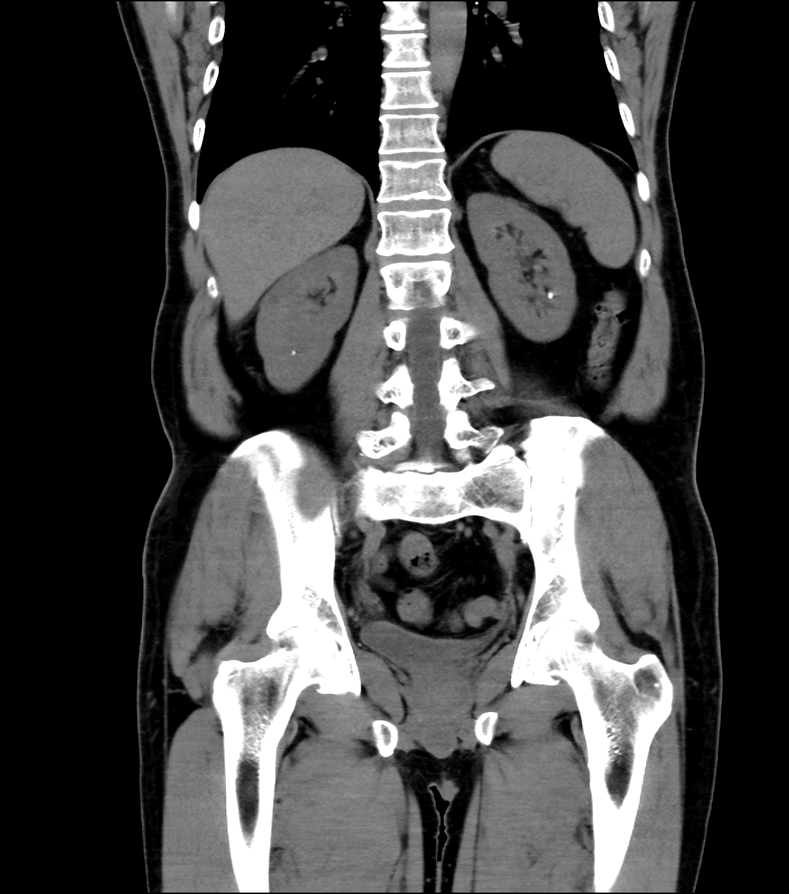
#> input picture KidneyStones/106KS.png, 789 x 894 px, shrunk from 1110 x 1258 before the run
$ python -i gass.py   (imports and definitions only)   (older library calls are emulated)
#> lines starting #> are read from the running program, lines starting #| are printed output that depends on the picture; after the words box and inside, x2 and y2 are one past the last pixel; in counts of white or black regions, pixels touching at a corner belong together
#> further down, picture is the input picture: shape (894, 789, 3); min 0, max 255, mean 70.4
import cv2
def edgedetectusingcannyandgaussian(img):
# cv2.imshow('Original', img)
  cv2.waitKey(0)
  img_blur = cv2.GaussianBlur(img, (3,3), 0)
  sobelx = cv2.Sobel(src=img_blur, ddepth=cv2.CV_64F, dx=1, dy=0, ksize=5) # Sobel Edge Detection on the X axis
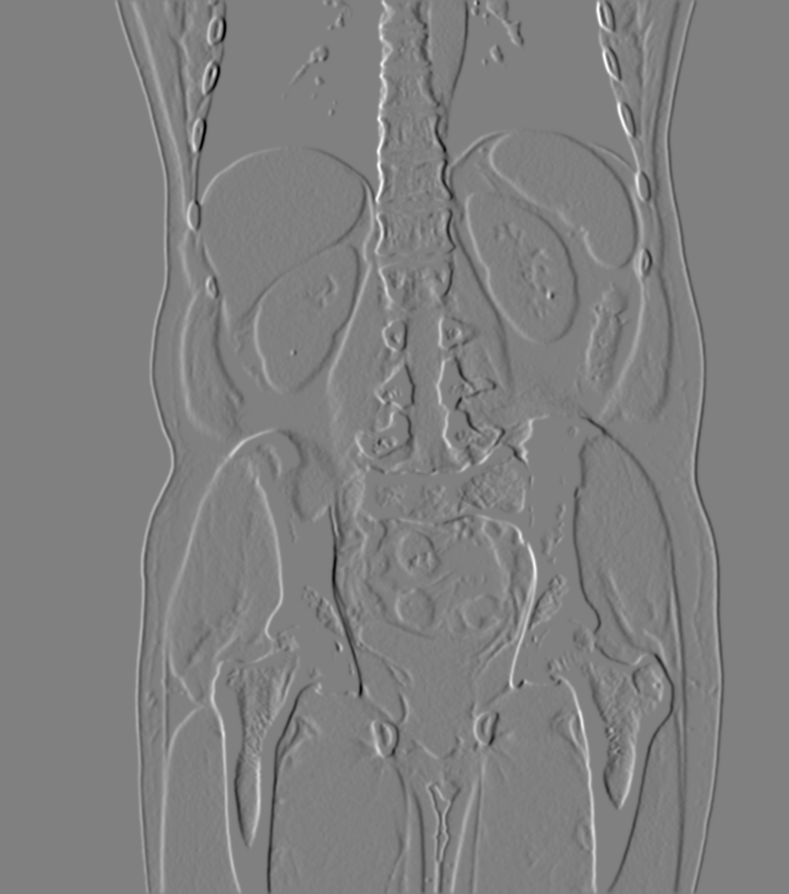
#> sobelx: shape (894, 789, 3) float64; min -10140, max 10057, mean 0; drawn with min black and max white

  sobely = cv2.Sobel(src=img_blur, ddepth=cv2.CV_64F, dx=0, dy=1, ksize=5) # Sobel Edge Detection on the Y axis
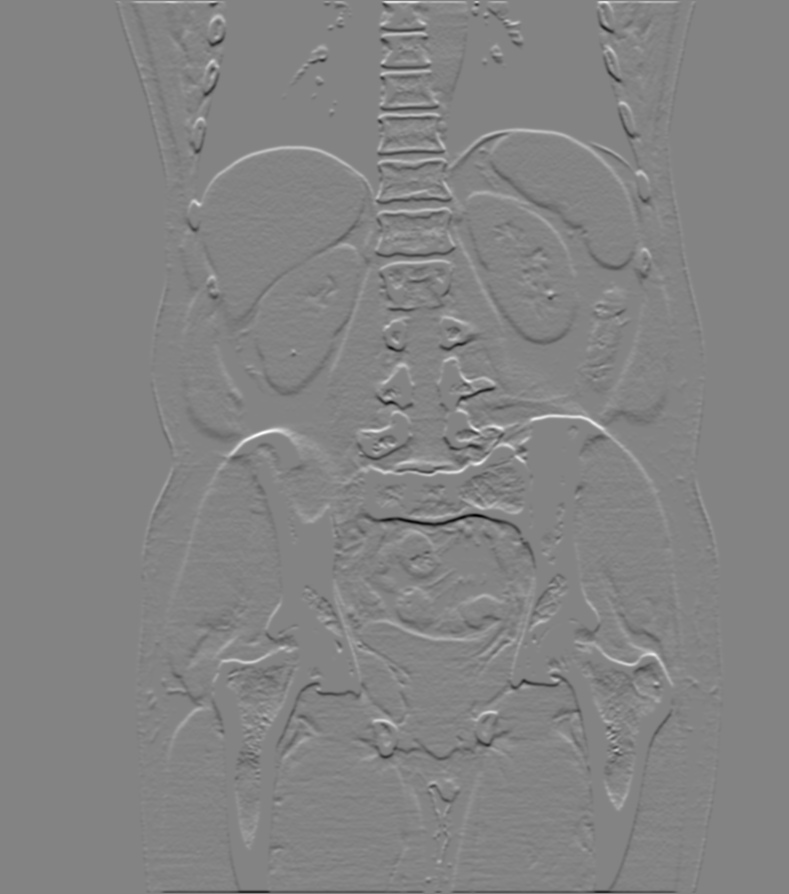
#> sobely: shape (894, 789, 3) float64; min -10052, max 9383, mean 2.4; drawn with min black and max white
  sobelxy = cv2.Sobel(src=img_blur, ddepth=cv2.CV_64F, dx=1, dy=1, ksize=5) # Combined X and Y Sobel Edge Detection
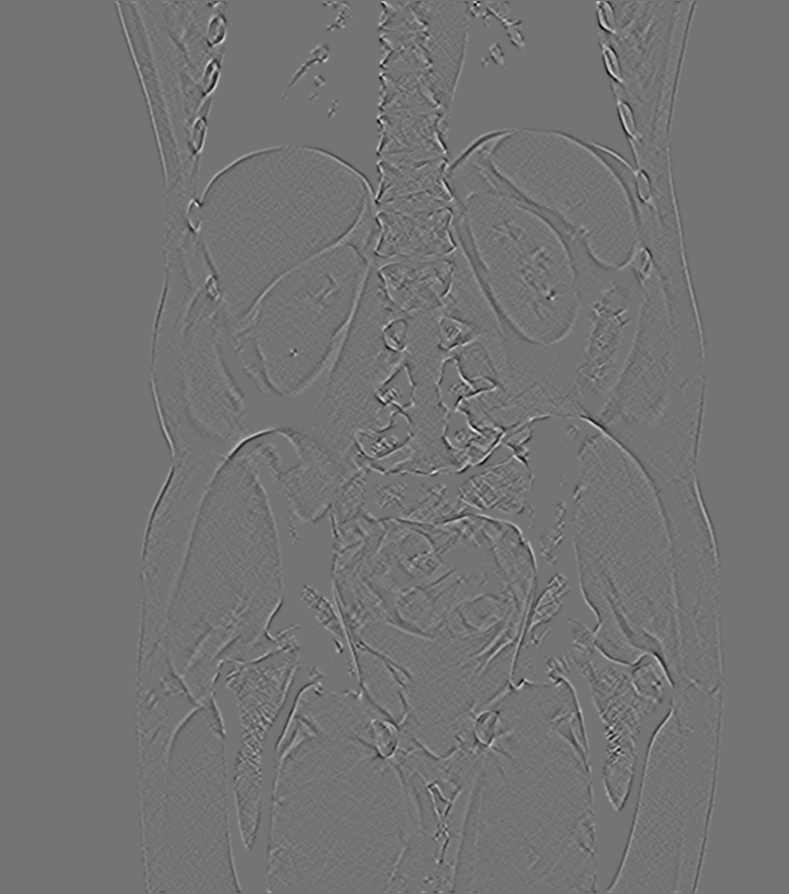
#> sobelxy: shape (894, 789, 3) float64; min -1230, max 1473, mean 0; drawn with min black and max white

  edges = cv2.Canny(image=img_blur, threshold1=100, threshold2=200) # Canny Edge Detection
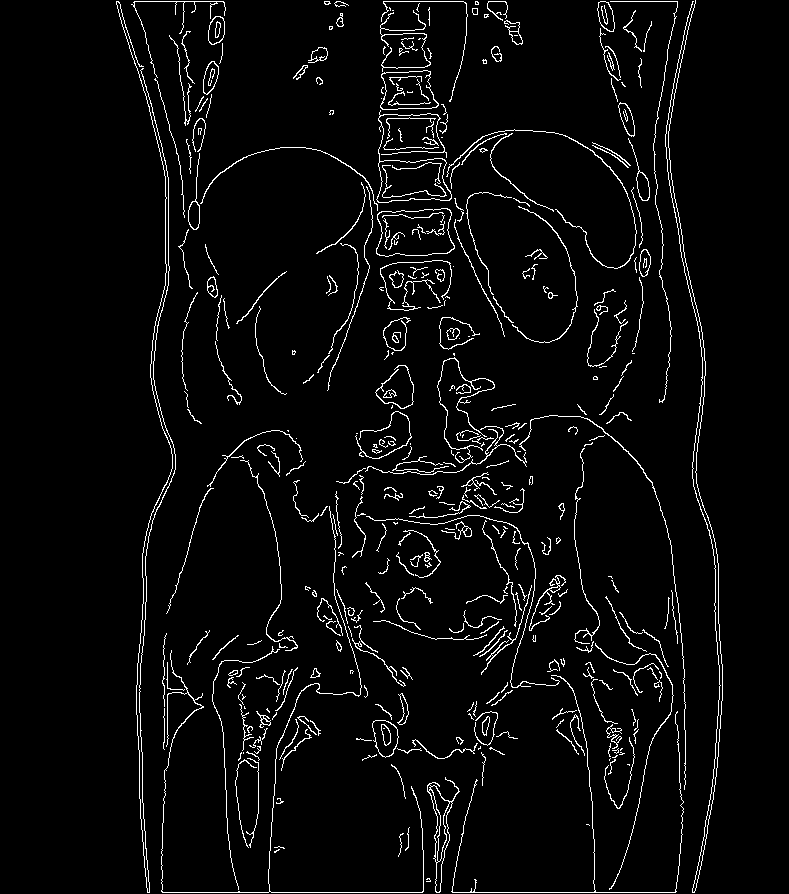
#> edges: shape (894, 789); 4% white in thin lines or dots, all inside (x1, y1, x2, y2) = (116, 0, 723, 893)
  return edges

>>> import cv2
>>> picture = cv2.imread('KidneyStones/106KS.png')
>>> result = edgedetectusingcannyandgaussian(picture)

$ run again, on KidneyStones/118KS.png
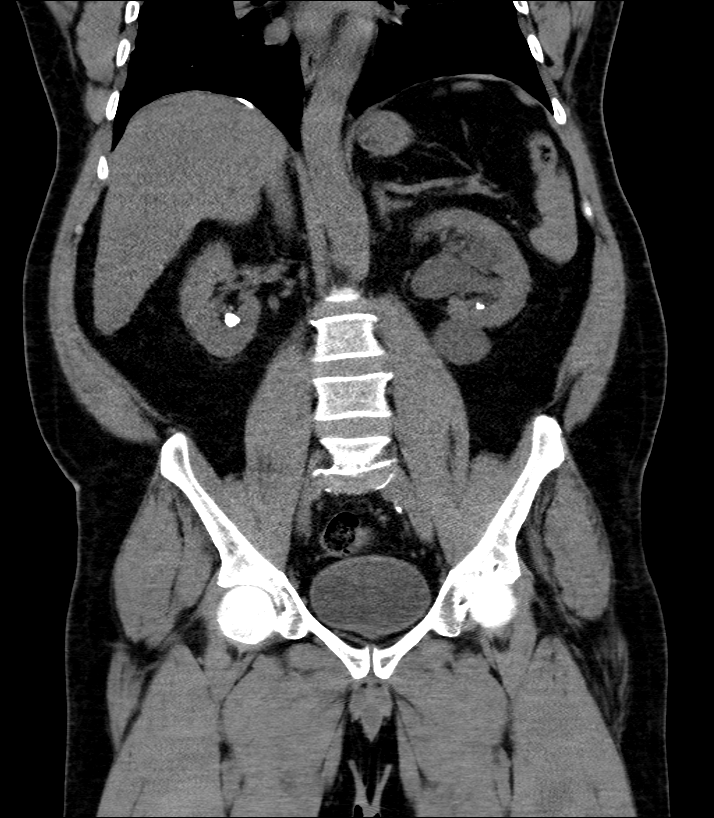
#> input picture KidneyStones/118KS.png, 714 x 818 px
#> picture is the input picture: shape (818, 714, 3); min 0, max 255, mean 65.4
#> in edgedetectusingcannyandgaussian, `sobelxy = cv2.Sobel(src=img_blur, ddepth=cv2.CV_64F, dx=1, dy=1, ksize..`:
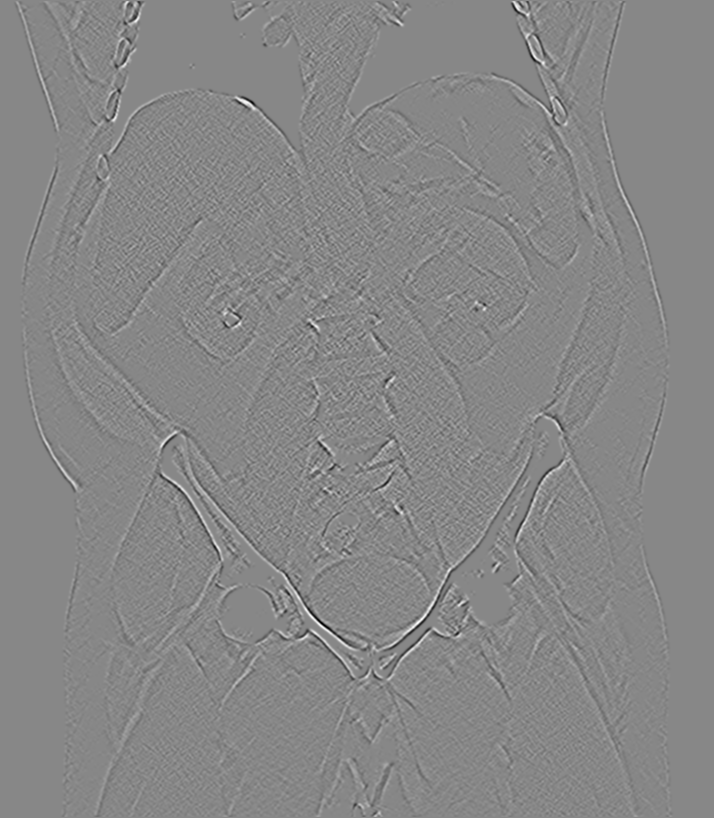
#> sobelxy: shape (818, 714, 3) float64; min -1548, max 1374, mean 0; drawn with min black and max white
#> in edgedetectusingcannyandgaussian, `edges = cv2.Canny(image=img_blur, threshold1=100, threshold2=200)`:
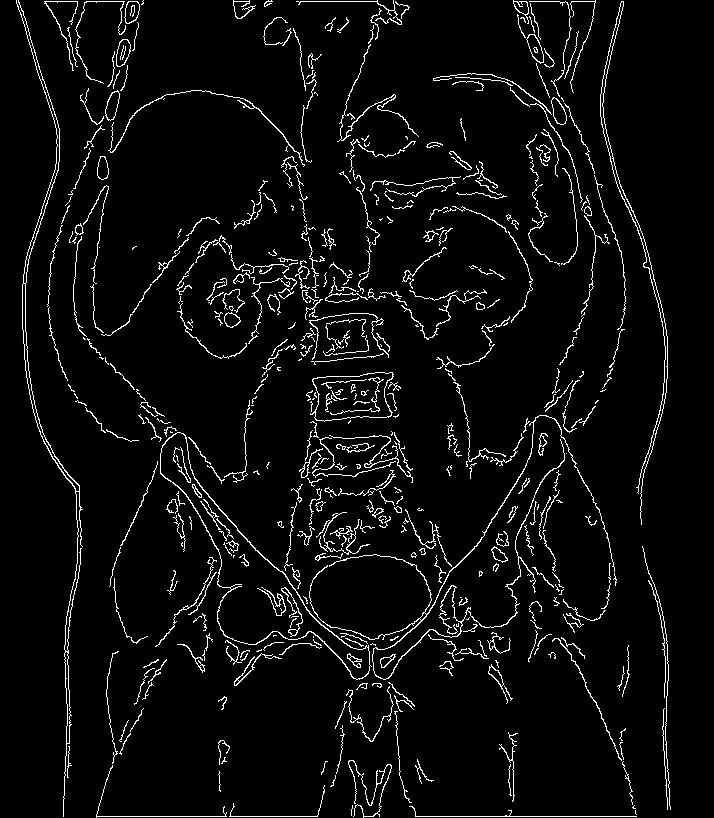
#> edges: shape (818, 714); 4.8% white in thin lines or dots

$ run again, on KidneyStones/127KS.png
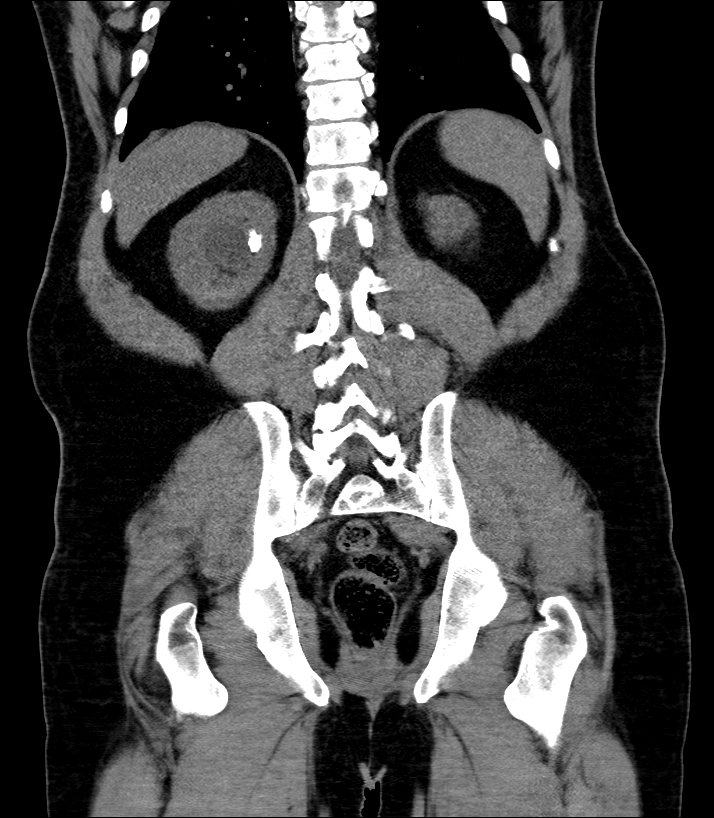
#> input picture KidneyStones/127KS.png, 714 x 818 px
#> picture is the input picture: shape (818, 714, 3); min 0, max 255, mean 68.3
#> in edgedetectusingcannyandgaussian, `sobelxy = cv2.Sobel(src=img_blur, ddepth=cv2.CV_64F, dx=1, dy=1, ksize..`:
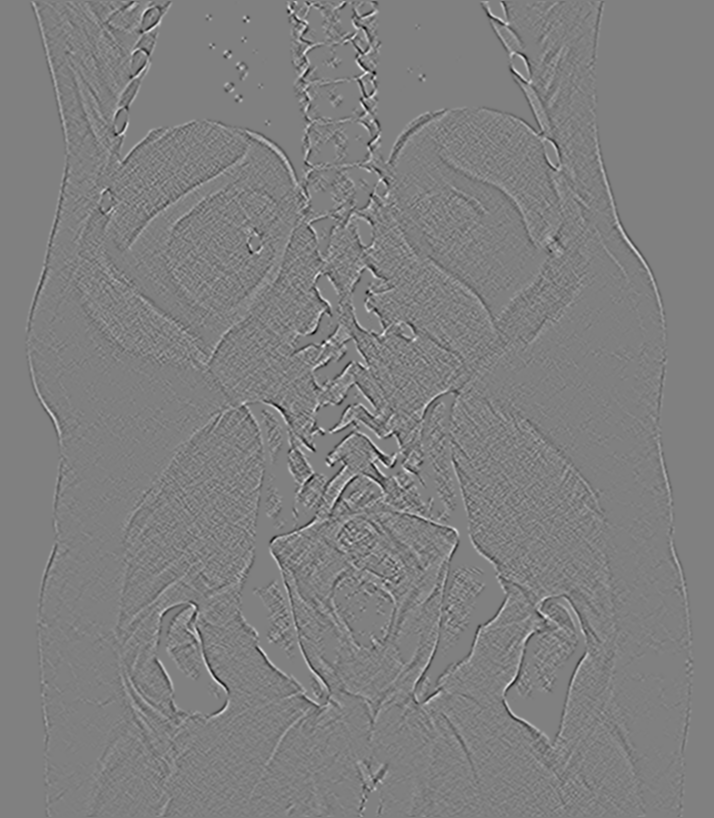
#> sobelxy: shape (818, 714, 3) float64; min -1458, max 1445, mean 0; drawn with min black and max white
#> in edgedetectusingcannyandgaussian, `edges = cv2.Canny(image=img_blur, threshold1=100, threshold2=200)`:
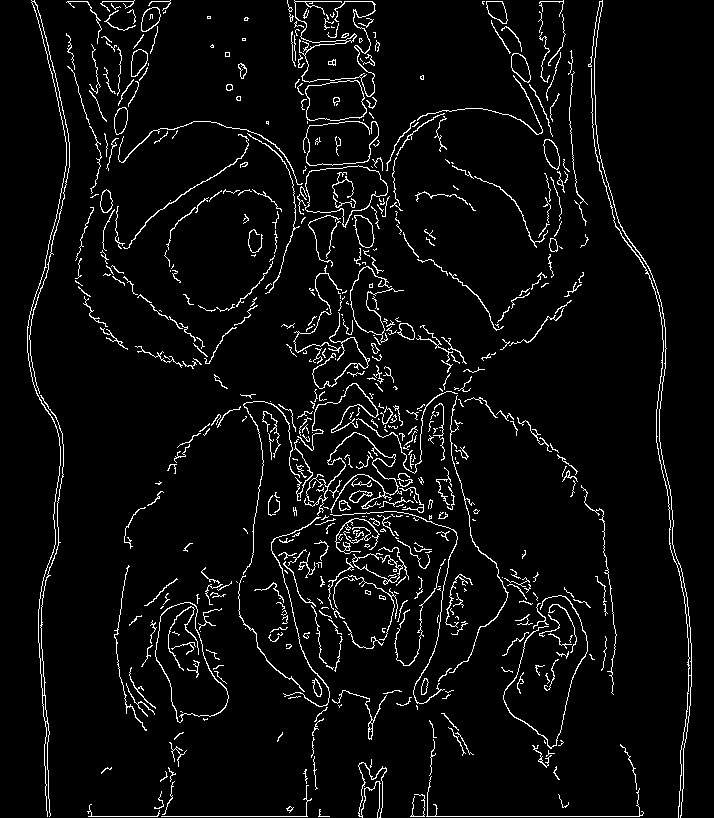
#> edges: shape (818, 714); 4.9% white in thin lines or dots

$ run again, on KidneyStones/13KS.png
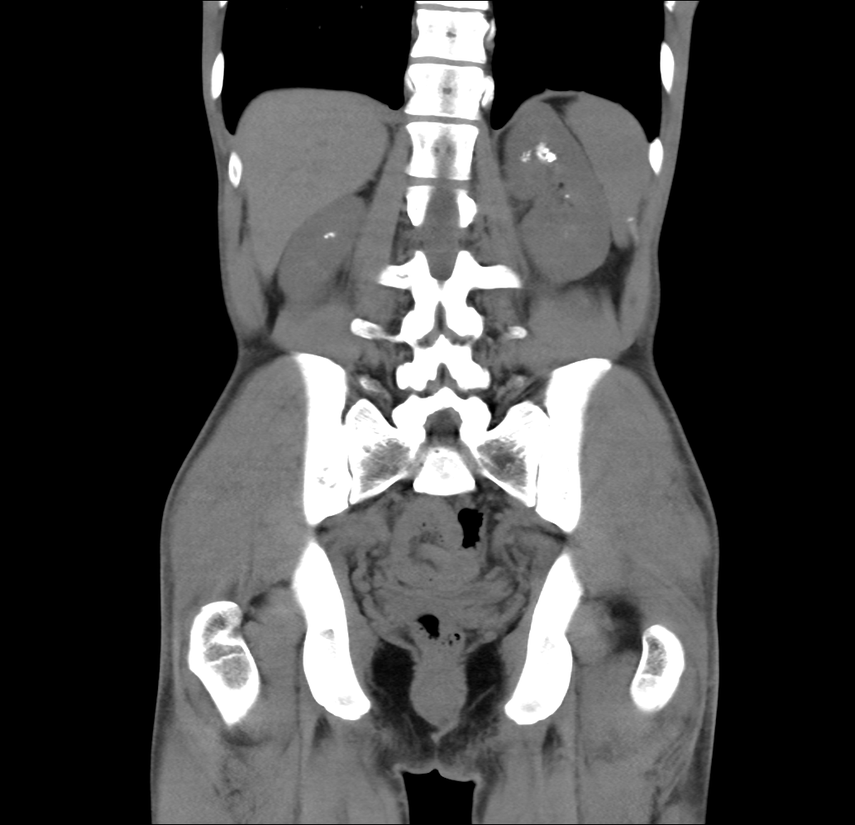
#> input picture KidneyStones/13KS.png, 855 x 825 px, shrunk from 1034 x 998 before the run
#> picture is the input picture: shape (825, 855, 3); min 0, max 255, mean 71.2
#> in edgedetectusingcannyandgaussian, `sobelxy = cv2.Sobel(src=img_blur, ddepth=cv2.CV_64F, dx=1, dy=1, ksize..`:
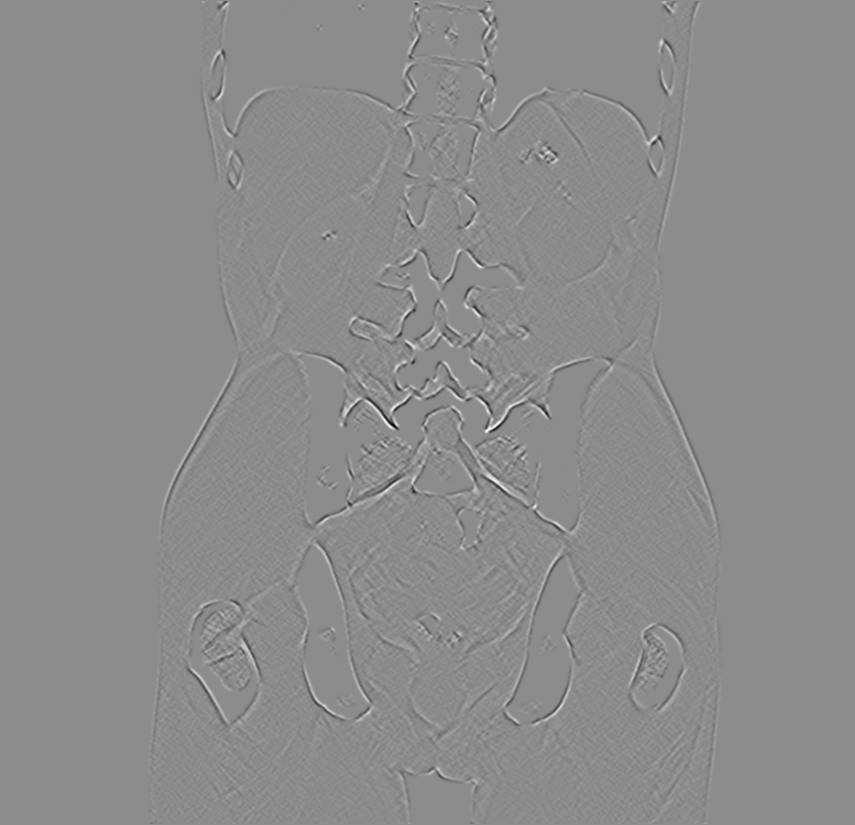
#> sobelxy: shape (825, 855, 3) float64; min -1466, max 1204, mean 0; drawn with min black and max white
#> in edgedetectusingcannyandgaussian, `edges = cv2.Canny(image=img_blur, threshold1=100, threshold2=200)`:
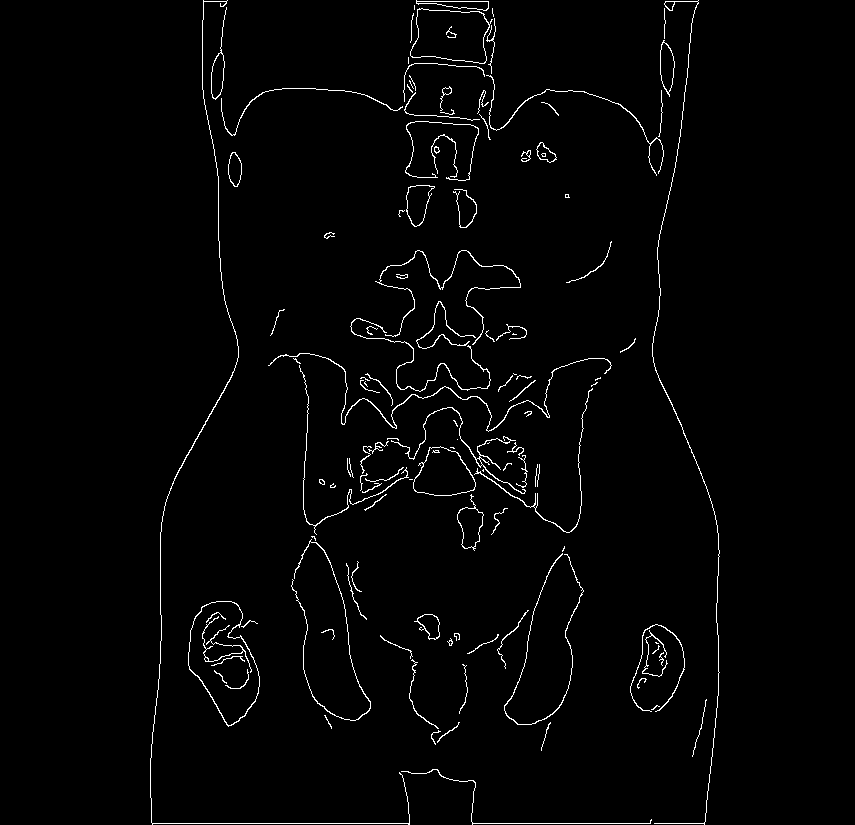
#> edges: shape (825, 855); 1.8% white in thin lines or dots, all inside (x1, y1, x2, y2) = (150, 0, 720, 825)
